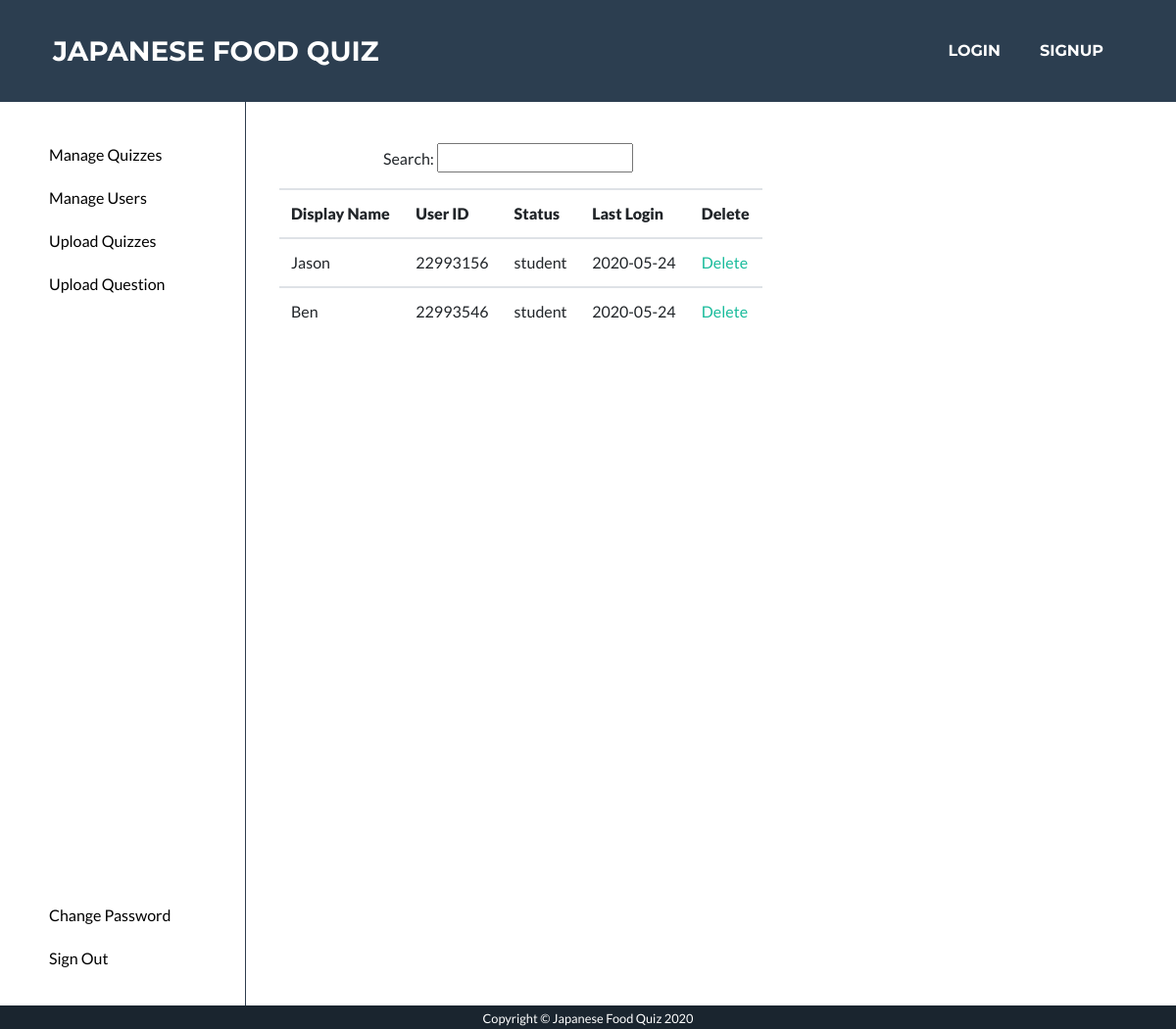
Page /manage_user (signed in) on the earlier database version.
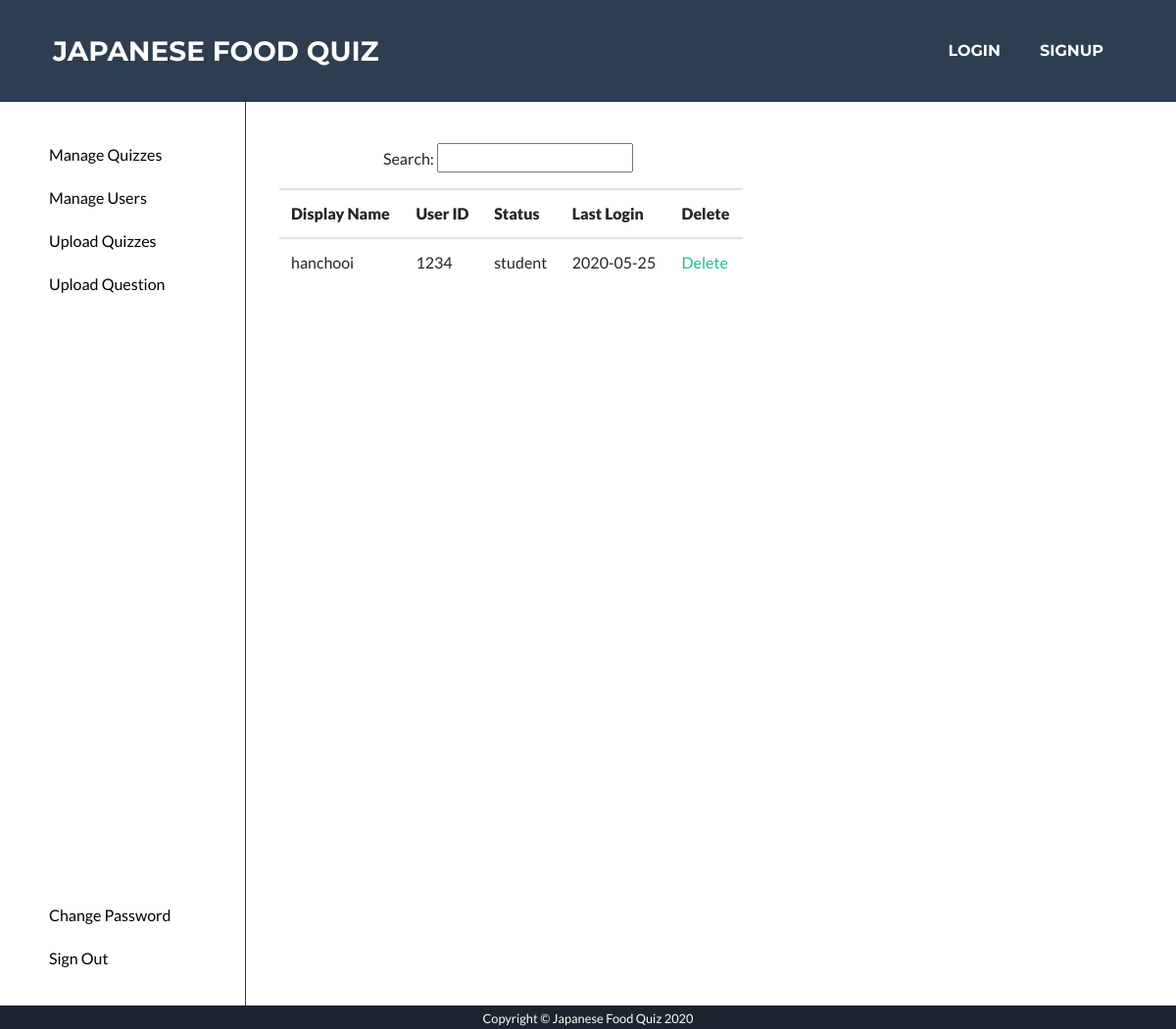
Same page on the later database version.
### app/models.py (models this page shows, shortened)
class User(UserMixin, db.Model):
    __table_args__ = {'extend_existing': True}
    id = db.Column(db.String, primary_key=True)
    email = db.Column(db.String(128))
    name = db.Column(db.String(128))
    password_hash = db.Column(db.String(128))
    status = db.Column(db.String)
    last_login = db.Column(db.DATE, nullable=False, default=datetime.now)

### app/routes.py (the view)
@app.route('/manage_user')
@login_required
def manage_user():
    user = current_user
    if user.name != 'admin':
        return redirect('/admin')
    users = User.query.filter(User.name!="admin")
    return render_template('manage_user.html', users=users)

### app/models.py (called while the page is built)
@login.user_loader
def load_user(id):
    user = User.query.filter_by(id=(int(id))).first()
    return user

### app/templates/manage_user.html (shortened to what this page needs)
<!DOCTYPE html>
<html lang="en">
  <head>
    <link href="/static/style.css" rel="stylesheet" />
    <link rel="stylesheet" type="text/css" href="static/default.css" />
    <link rel="stylesheet" type="text/css" href="static/admin_page.css" />
    {% extends 'base.html' %} {% block content %}
    <div class="main">
      <div class="navbar2">
        <ul class="nav_ul2">
          <li class="nav_list2">
            <a href="/manage_quiz"><button>Manage Quizzes</button> </a>
          </li>
          <li class="nav_list2">
            <a href="/manage_user"><button>Manage Users</button> </a>
          </li>
          <li class="nav_list2">
            <a href="/upload_question_set"><button>Upload Quizzes</button> </a>
          </li>
          <li class="nav_list2">
            <a href="/upload_quiz"><button>Upload Question</button></a>
          </li>
            <li class="nav_list2_bottom"><a href="/admin_change_password"><button>Change Password</button></a></li>
          <li class="nav_list2"><a href="/logout"><button>Sign Out</button></a></li>
        </ul>
      </div>
      <div class="main_part">
          <p class="search">Search: <input type="text" /></p>
          <div class="flex_list container">
          <table class="table">
              <tr>
                  <th><strong>Display Name</strong></th>
                  <th><strong>User ID</strong></th>
                  <th><strong>Status</strong></th>
                  <th><strong>Last Login</strong></th>
                  <th><strong>Delete</strong></th>
              </tr>
               {% for user in users %}
                  <tr>
                          <td>{{ user.name }}</td>
                          <td>{{ user.id }}</td>
                          <td>{{ user.status }}</td>
                          <td>{{ user.last_login }}</td>
                          <td><a href="/update?id={{ user.id }}">Delete</a></td>
                  </tr>
               {% endfor %}
          </table>
          </div>
      </div>
    </div>
    {% endblock %}

### app/templates/base.html (shortened to what this page needs)
  </head>
  <body id="page-top">
    <nav
      class="navbar navbar-expand-lg bg-secondary text-uppercase fixed-top"
      id="mainNav"
    >
      <div class="container">
        <a class="navbar-brand js-scroll-trigger" href="/index"
          >Japanese Food Quiz</a
        >
        <div class="collapse navbar-collapse" id="navbarResponsive">
          <ul class="navbar-nav ml-auto">
            <li class="nav-item mx-0 mx-lg-1"
            style="padding:0; margin: 0 0.25rem 0 0.25rem">
              <a
                class="nav-link py-3 px-0 px-lg-3 rounded js-scroll-trigger"
                href="/user_login"
                style="padding:1rem;"
                >Login</a
              >
            </li>
            <li class="nav-item mx-0 mx-lg-1" style="padding:0; margin: 0 0.25rem 0 0.25rem">
              <a
                class="nav-link py-3 px-0 px-lg-3 rounded js-scroll-trigger"
                href="/user_register"
                style="padding:1rem;"
                >Signup</a
              >
            </li>
          </ul>
        </div>
      </div>
    </nav>
    {% block content %}{% endblock %}
    <section class="copyright text-center text-white" style="height: 1.5rem;">
      <div class="container" >
        <small>Copyright © Japanese Food Quiz 2020</small>
      </div>
    </section>
  </body>
</html>

### app/static/default.css (style rules this page uses)
* { -webkit-box-sizing: border-box; box-sizing: border-box; margin: 0; padding: 0; }
input { width: 12.5rem; height: 1.875rem; }
.main { display: flex; flex-direction: row; left: 0; right: 0; top: 0; bottom: 0; width: 100%; height: 100%; }
.navbar2 { margin: 0; padding: 0; border-right: 0.0625rem solid #2f3e4e; height: 100%; }
.nav_ul2 { width: 12.5rem; margin-right: 3.125rem; margin-top: 3.125rem; }
.nav_list2 { padding-bottom: 1.25rem; }
.nav_list2_bottom { margin-top: 300%; margin-right: 0; margin-left: 3.125rem; padding-left: 0; padding-right: 0; padding-bottom: 1.25rem; }
li { padding-left: 3.125rem; list-style-type: none; padding-bottom: 0.625rem; }
.search { margin-left: 8.75rem; margin-top: 3.125rem; }

### app/static/admin_page.css (style rules this page uses)
.search { margin-left: 8.75rem; margin-top: 3.125rem; }
input { width: 12.5rem; height: 1.875rem; }
.flex_list { display: flex; flex-direction: row; margin-left: 0.625rem; }
button { color: black; background: white; text-shadow: none; box-shadow: none; border: none; }
li { padding-left: 3.125rem; padding-bottom: 0.625rem; }

Differences in the rows shown:
removed User: name "Jason", id "22993156", status "student", last_login "2020-05-24"
removed User: name "Ben", id "22993546", status "student", last_login "2020-05-24"
added User: name "hanchooi", id "1234", status "student", last_login "2020-05-25"
